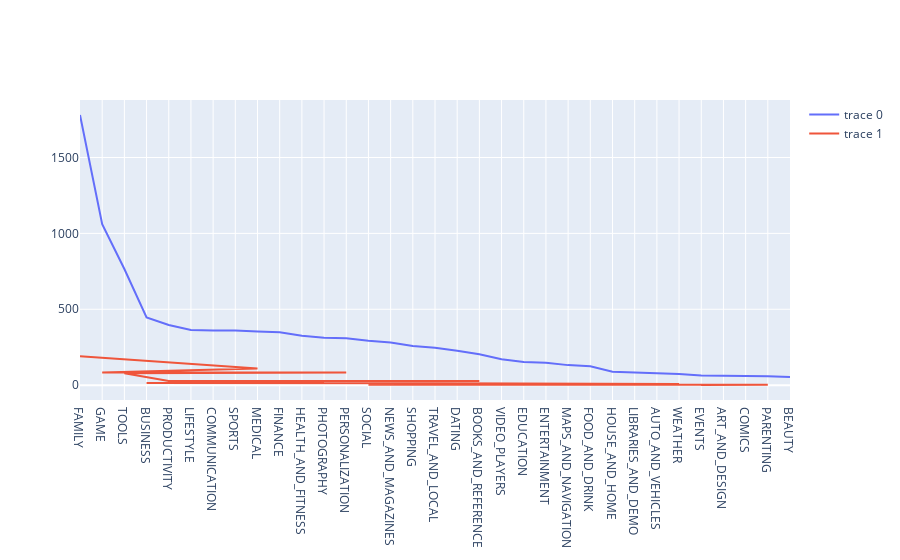

The code cell stored with this chart in its notebook:
### Code cell
# Visualisation
need_visual(free_cat, paid_cat, "categories", "count")

### Figure 1 — Plotly figure (JSON) as saved in the notebook; plotly's stock layout.template omitted (floating-point values rounded to 4 significant figures)
{"data": [{"type": "scatter", "x": ["FAMILY", "GAME", "TOOLS", "BUSINESS", "PRODUCTIVITY", "LIFESTYLE", "COMMUNICATION", "SPORTS", "MEDICAL", "FINANCE", "HEALTH_AND_FITNESS", "PHOTOGRAPHY", "PERSONALIZATION", "SOCIAL", "NEWS_AND_MAGAZINES", "SHOPPING", "TRAVEL_AND_LOCAL", "DATING", "BOOKS_AND_REFERENCE", "VIDEO_PLAYERS", "EDUCATION", "ENTERTAINMENT", "MAPS_AND_NAVIGATION", "FOOD_AND_DRINK", "HOUSE_AND_HOME", "LIBRARIES_AND_DEMO", "AUTO_AND_VEHICLES", "WEATHER", "EVENTS", "ART_AND_DESIGN", "COMICS", "PARENTING", "BEAUTY"], "y": [1780, 1061, 765, 446, 396, 363, 360, 360, 354, 349, 325, 313, 309, 292, 281, 258, 246, 227, 203, 171, 152, 147, 132, 125, 88, 84, 82, 74, 63, 62, 60, 58, 53]}, {"type": "scatter", "x": ["FAMILY", "MEDICAL", "GAME", "PERSONALIZATION", "TOOLS", "PRODUCTIVITY", "BOOKS_AND_REFERENCE", "COMMUNICATION", "SPORTS", "PHOTOGRAPHY", "LIFESTYLE", "FINANCE", "HEALTH_AND_FITNESS", "BUSINESS", "TRAVEL_AND_LOCAL", "WEATHER", "DATING", "MAPS_AND_NAVIGATION", "EDUCATION", "VIDEO_PLAYERS", "AUTO_AND_VEHICLES", "SOCIAL", "ART_AND_DESIGN", "FOOD_AND_DRINK", "ENTERTAINMENT", "NEWS_AND_MAGAZINES", "SHOPPING", "PARENTING", "LIBRARIES_AND_DEMO", "EVENTS"], "y": [191, 109, 83, 83, 78, 28, 28, 27, 24, 22, 19, 17, 16, 14, 12, 8, 7, 5, 4, 4, 3, 3, 3, 2, 2, 2, 2, 2, 1, 1]}], "layout": {}}
